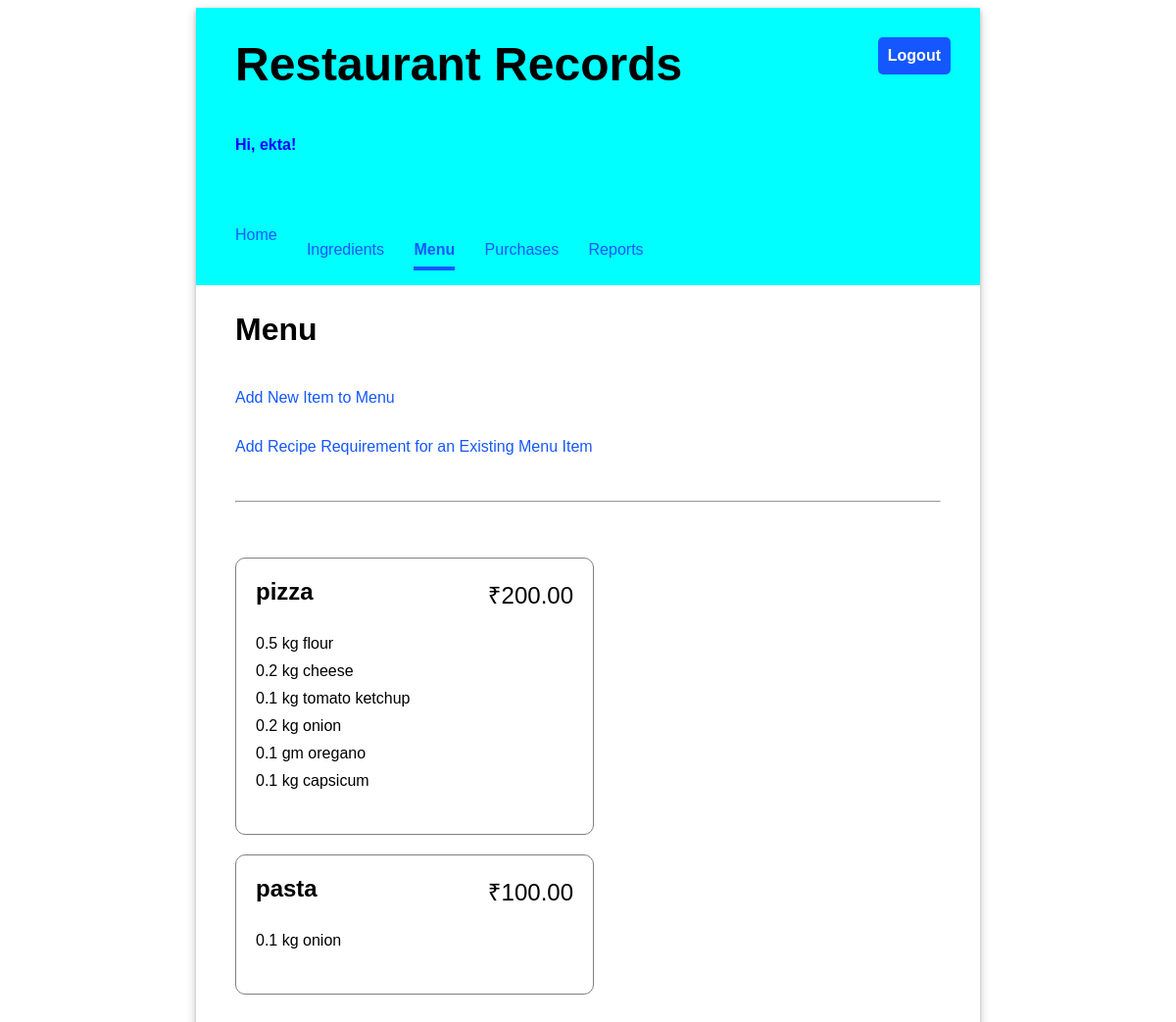
The page /menu/ (signed in) on the database its author committed.
### inventory/models.py (models this page shows, shortened)
class MenuItem(models.Model):
    title = models.CharField(max_length=200, unique=True)
    price = models.FloatField(default=0.00)

class RecipeRequirement(models.Model):
    menu_item = models.ForeignKey(MenuItem, on_delete=models.CASCADE)
    ingredient = models.ForeignKey(Ingredient, on_delete=models.CASCADE)
    quantity = models.FloatField(default=0)

class Ingredient(models.Model):
    name = models.CharField(max_length=200, unique=True)
    quantity = models.FloatField(default=0)
    unit = models.CharField(max_length=200)
    price_per_unit = models.FloatField(default=0)

### inventory/views.py (the view)
# urls.py: path('menu/', views.MenuView.as_view(), name="menu"),
class MenuView(LoginRequiredMixin, ListView):
    template_name = "inventory/menu_list.html"
    model = MenuItem

### inventory/templates/inventory/menu_list.html (shortened to what this page needs)
{% extends 'base.html' %}
{% load static %}
{% block content %}
    <h2>Menu</h2>
    <p><a href="{% url 'add_menu_item' %}">Add New Item to Menu</a></p>
    <p><a href="{% url 'add_recipe_requirement' %}">Add Recipe Requirement for an Existing Menu Item</a></p>
    <hr/>
    <ul class="menu-items">
    {% for menu_item in object_list %}
        <li>
            <div class="menu-item-header">
                <div class="menu-item-title">{{ menu_item.title }}</div>
                <div class="menu-item-price"> ₹{{ menu_item.price|stringformat:".2f" }}</div>
            </div>
            <ul class="menu-item-ingredients">
                {% for recipe_requirement in menu_item.reciperequirement_set.all %}
                <li>{{ recipe_requirement.quantity }} {{recipe_requirement.ingredient.unit }} {{ recipe_requirement.ingredient.name }}</li>
                {% endfor %}
            </ul>
        </li>
    {% endfor %}
    </ul>
{% endblock %}

### inventory/templates/base.html (shortened to what this page needs)
{% load static %}
<!DOCTYPE html>
<html>
<head>
  <link rel="stylesheet" type="text/css" href="{% static 'inventory/fashion.css' %}">
</head>
<body>
  <div class="app">
  <header>
    <div class="header-first-row">
      <h1 class="title">Restaurant Records</h1>
      {% if user.is_authenticated %}
      <a class="logout" href="/logout">Logout</a>
      {% endif %}
    </div>
    {% if user.is_authenticated %}
      <p style="color: rgb(4, 0, 255);">Hi, {{ user.username }}!</p>
      <nav class="navbar">
        {% url 'home' as home_url %}
        {% url 'ingredients' as ingredients_url %}
        {% url 'menu' as menu_url %}
        {% url 'purchases' as purchases_url %}
        {% url 'reports' as reports_url %}
        <a  class="nav-item {% if request.path == home_url %} current-page{% endif %}" href="{% url 'home' %}">Home</a>
        <a style="margin: 2%;" class="nav-item{% if request.path == ingredients_url %} current-page{% endif %}" href="{% url 'ingredients' %}">Ingredients</a>
        <a style="margin: 2%;" class="nav-item{% if request.path == menu_url %} current-page{% endif %}" href="{% url 'menu' %}">Menu</a>
        <a style="margin: 2%;" class="nav-item{% if request.path == purchases_url %} current-page{% endif %}" href="{% url 'purchases' %}">Purchases</a>
        <a style="margin: 2%;" class="nav-item{% if request.path == reports_url %} current-page{% endif %}" href="{% url 'reports' %}">Reports</a>
      </nav>
    {% endif %}
  </header>
  <main>
    {% block content %}{% endblock %}
  </main>
  </div>
</body>
</html>

### inventory/static/inventory/fashion.css (style rules this page uses)
body { font-family: 'Oxygen', sans-serif; }
hr { margin: 30px 0; }
header { background-color: aqua; min-height: 200px; display: flex; align-items: center; flex-direction: column; align-items: flex-start; padding-left: 40px; }
main { display: flex; flex-direction: column; padding: 0 40px 20px 40px; justify-content: center; }
main h2 { font-size: 2em; }
.app { min-width: 800px; max-width: 60%; margin: 0 auto; box-shadow: 0 2px 4px 0 rgba(0, 0, 0, 0.2), 0 3px 10px 0 rgba(0, 0, 0, 0.19); }
.title { font-size: 3em; padding: 30px 0; margin: auto 0; }
header p { font-weight: bold; }
.navbar { margin-top: 50px; display: flex; width: 100%; }
.navbar a { text-decoration: none; padding: 8px 0; color: #1557FF; margin-right: 15px; }
.navbar a:hover, .navbar .current-page { border-bottom: solid 4px #1557FF; border-spacing: 0 15px; font-weight: bold; }
.header-first-row { width: 100%; display: flex; justify-content: space-between; }
.logout { height: max-content; text-align: center; text-decoration: none; border: 0px; background-color: #1557FF; border-radius: 5px; color: white; padding: 10px; font-weight: bold; margin: 30px; font-size: 1em; }
.menu-items { display: flex; flex-wrap: wrap; padding: 0; justify-content: space-between; }
.menu-items * { padding: 0; }
.menu-items > li { display: flex; flex-direction: column; padding: 20px; border: 1px solid grey; margin: 10px 0; border-radius: 10px; justify-content: left; flex-basis: 45%; }
.menu-items, .menu-items ul { list-style-type: none; }
.menu-item-header { display: flex; flex-direction: row; justify-content: space-between; font-size: 1.5em; }
.menu-item-title { font-weight: bold; }
.menu-item-ingredients { padding: 20px 0; }
.menu-item-ingredients * { padding: 5px 0; }
a { text-decoration: none; color: #1557FF; }

### rows shown on the page
MenuItem: title "pizza", price "200.00"
RecipeRequirement: quantity "0.5", ingredient.unit "kg", ingredient.name "flour"
RecipeRequirement: quantity "0.2", ingredient.unit "kg", ingredient.name "cheese"
RecipeRequirement: quantity "0.1", ingredient.unit "kg", ingredient.name "tomato ketchup"
RecipeRequirement: quantity "0.2", ingredient.unit "kg", ingredient.name "onion"
RecipeRequirement: quantity "0.1", ingredient.unit "gm", ingredient.name "oregano"
RecipeRequirement: quantity "0.1", ingredient.unit "kg", ingredient.name "capsicum"
MenuItem: title "pasta", price "100.00"
RecipeRequirement: quantity "0.1", ingredient.unit "kg", ingredient.name "onion"

### other values the page prints
{{ user.username }} "ekta"
